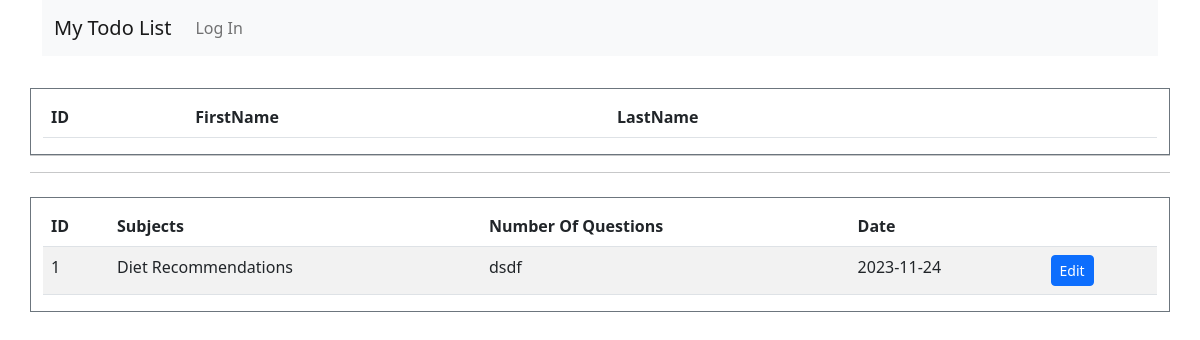
Before: / with the older database file.
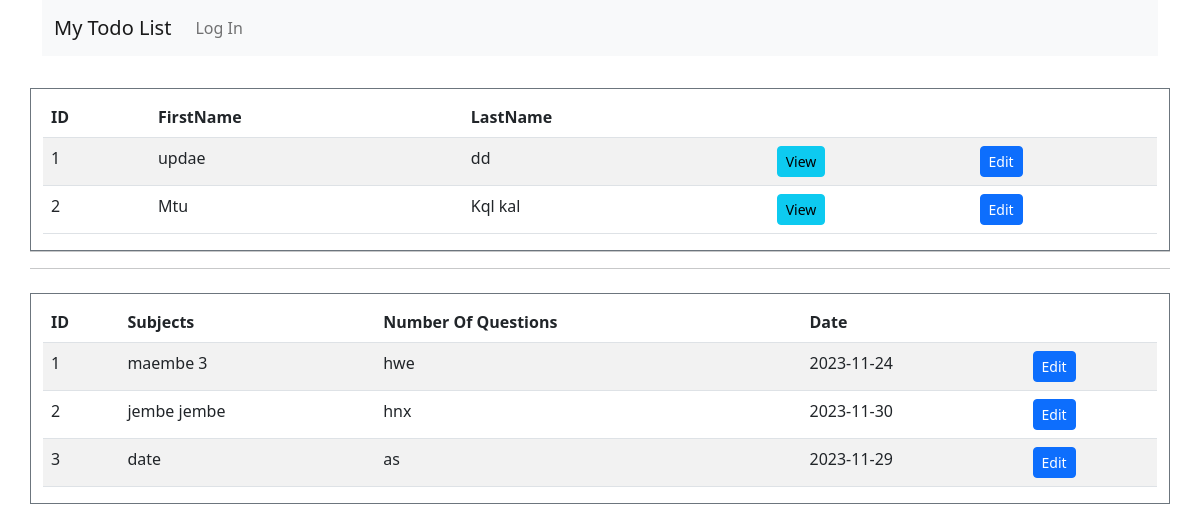
After: the same page with the newer database file.
### tables this page shows
CREATE TABLE Quizes(
    id INTEGER PRIMARY KEY AUTOINCREMENT,
    -- user_id INTEGER NOT NULL,
    created TIMESTAMP NOT NULL DEFAULT CURRENT_TIMESTAMP,
    title TEXT NOT NULL,
    questions TEXT NOT NULL,
    date_given DATE NOT NULL
    -- complete BOOLEAN NOT NULL DEFAULT FALSE,

    -- FOREIGN KEY (user_id) REFERENCES user (id)
);

CREATE TABLE Students(
    id INTEGER PRIMARY KEY AUTOINCREMENT,    
    created TIMESTAMP NOT NULL DEFAULT CURRENT_TIMESTAMP,
    firstname TEXT NOT NULL,
    lastname TEXT NOT NULL
    

    -- FOREIGN KEY (user_id) REFERENCES user (id)
);

### class_app.py (the view)
@bp.route("/")
def index():
    db = get_db()
    students = db.execute("SELECT * FROM Students").fetchall()
    quizes = db.execute("SELECT * FROM Quizes ").fetchall()
    return render_template(
        "class/dashboard.html",
        students=students,
        quizes=quizes,
    )

### auth.py (called while the page is built)
@bp.before_app_request
def load_logged_in_user():
    user_id = session.get("user_id")
    if user_id is None:
        g.user = None
    else:
        g.user = (
            get_db().execute("SELECT * FROM user WHERE id = ?", (user_id,)).fetchone()
        )

### db.py (called while the page is built)
def get_db():
    if "db" not in g:
        g.db = sqlite3.connect(
            current_app.config["DATABASE"], detect_types=sqlite3.PARSE_DECLTYPES
        )
        g.db.row_factory = sqlite3.Row
    return g.db

### templates/class/dashboard.html (shortened to what this page needs)
{% extends 'base.html' %}
{% block content %}
<div class="container">
  <div class="row mt-3 pt-2">
  </div>
  <div class="row"
    <div class="col-md-8">
      <div class="border border-secondary pt-2 mt-2">
<table class="table table-striped">
  <thead>
    <tr>
      <th scope="col">ID</th>
      <th scope="col">FirstName</th>
      <th scope="col">LastName</th>
      <th scope="col"></th>
      <th scope="col"></th>
    </tr>
  </thead>
  <tbody>
  {% for student in students %}
    <tr>
      <td>{{ student['id'] }}</td>
      <td>{{ student['firstname'] }}</td>
      <td> {{ student['lastname'] }}</td>
      <td> <a href="{{ url_for('class_app.view_student_results', id=student['id']) }}" class="btn btn-sm btn-info">View</a></td>
      <td>
        <a class="btn btn-sm btn-primary" href="{{ url_for('class_app.update', id=student['id']) }}">Edit</a>
    </td>
    </tr>
  {% endfor %}
  </tbody>
</table>
      </div>
      <hr><hr>
  <div class="border border-secondary pt-2 mt-2">
<table class="table table-striped">
  <thead>
    <tr>
      <th scope="col">ID</th>
      <th scope="col">Subjects</th>
      <th scope="col">Number Of Questions</th>
      <th scope="col">Date</th>
      <th scope="col"></th>
    </tr>
  </thead>
  <tbody>
  {% for quiz in quizes %}
    <tr>
      <td>{{ quiz['id'] }}</td>
      <td>{{ quiz['title'] }}</td>
      <td> {{ quiz['questions'] }}</td>
      <td> {{ quiz['date_given'] }}</td>
       <td>
        <a class="btn btn-sm btn-primary" href="{{ url_for('class_app.update_quiz', id=quiz['id']) }}">Edit</a>
    </td>
    </tr>
  {% endfor %}
  </tbody>
</table>
      </div>
    </div>
  </div>
{% endblock %}

### templates/base.html (shortened to what this page needs)
<!DOCTYPE html>
<html lang="en">
<head>
<link href="https://cdn.jsdelivr.net/npm/bootstrap@5.2.3/dist/css/bootstrap.min.css" rel="stylesheet">
<link rel="stylesheet" href="https://cdn.jsdelivr.net/npm/bootstrap-icons@1.11.1/font/bootstrap-icons.css">
</head>
<body>
  <div class="container">
    <nav class="navbar navbar-expand-lg bg-light">
  <div class="container-fluid">
    <a class="navbar-brand" href="#">My Todo List</a>
    <div class="collapse navbar-collapse" id="navbarTogglerDemo03">
      <ul class="navbar-nav me-auto mb-2 mb-lg-0">
        {% if g.user %}
        <li class="nav-item">
        </li>
        <li class="nav-item">
        </li>
        {% else %}
        <li class="nav-item">
          <a class="nav-link" href="c">Log In</a>
        </li>
        {% endif%}
      </ul>
    </div>
  </div>
</nav>
  </div>
<section class="content">
  {% block content %}{% endblock %}
</section>
</body>
</html>

Changed rows visible on the page:
added Students: id "1", firstname "updae", lastname "dd"
added Students: id "2", firstname "Mtu", lastname "Kql kal"
changed Quizes id 1: title "Diet Recommendations" → "maembe 3"; questions "dsdf" → "hwe"
added Quizes: id "2", title "jembe jembe", questions "hnx", date_given "2023-11-30"
added Quizes: id "3", title "date", questions "as", date_given "2023-11-29"
